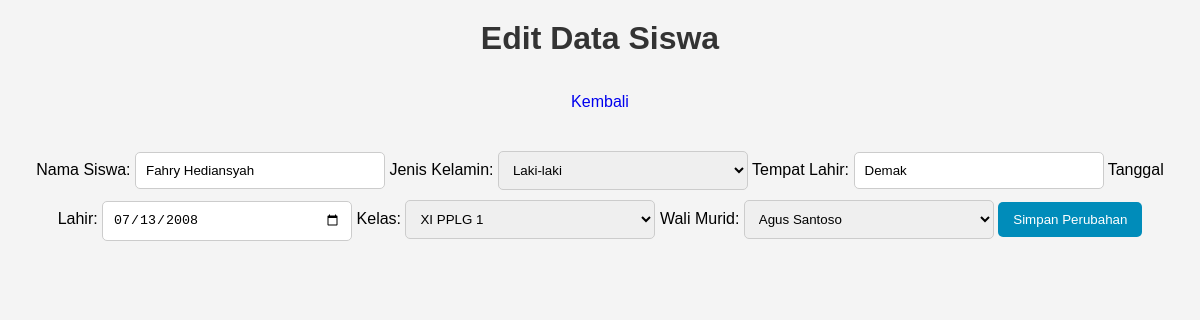
Screenshot of /edit_siswa.php?nis=123456789 with the database file from the repository.
### tables this page shows
CREATE TABLE `siswa` (
  `id_siswa` int NOT NULL,
  `nis` varchar(20) NOT NULL,
  `nama_siswa` varchar(100) NOT NULL,
  `jenis_kelamin` enum('L','P') NOT NULL,
  `tempat_lahir` varchar(100) NOT NULL,
  `tanggal_lahir` date NOT NULL,
  `id_kelas` int DEFAULT NULL,
  `id_wali` int DEFAULT NULL
);

CREATE TABLE `kelas` (
  `id_kelas` int NOT NULL,
  `nama_kelas` varchar(50) NOT NULL
);

CREATE TABLE `wali_murid` (
  `id_wali` int NOT NULL,
  `nama_wali` varchar(100) NOT NULL,
  `kontak` varchar(15) NOT NULL
);

### edit_siswa.php (the view, shortened to what this page needs)
<?php
include 'koneksi.php';
if (isset($_GET['nis'])) {
    $nis = $_GET['nis'];
    $query = "SELECT * FROM siswa WHERE nis = '$nis'";
    $result = mysqli_query($koneksi, $query);
    $data = mysqli_fetch_assoc($result);
}
$kelas = mysqli_query($koneksi, "SELECT * FROM kelas");
$wali = mysqli_query($koneksi, "SELECT * FROM wali_murid");
?>
<html>
<head>
    <link rel="stylesheet" href="style.css">
</head>
<body>
    <h1>Edit Data Siswa</h1>
    <a href="index.php">Kembali</a>
    <form method="post">
        <label>Nama Siswa:</label>
        <input type="text" name="nama_siswa" value="<?= $data['nama_siswa'] ?>" required>
        <label>Jenis Kelamin:</label>
        <select name="jenis_kelamin" required>
            <option value="L" <?= ($data['jenis_kelamin'] == 'Laki-laki') ? 'selected' : '' ?>>Laki-laki</option>
        </select>
        <label>Tempat Lahir:</label>
        <input type="text" name="tempat_lahir" value="<?= $data['tempat_lahir'] ?>" required>
        <label>Tanggal Lahir:</label>
        <input type="date" name="tanggal_lahir" value="<?= $data['tanggal_lahir'] ?>" required>
        <label>Kelas:</label>
        <select name="id_kelas" required>
            <?php while ($row = mysqli_fetch_assoc($kelas)) : ?>
                <option value="<?= $row['id_kelas'] ?>" <?= ($row['id_kelas'] == $data['id_kelas']) ? 'selected' : '' ?>>
                    <?= $row['nama_kelas'] ?>
                </option>
            <?php endwhile; ?>
        </select>
        <label>Wali Murid:</label>
        <select name="id_wali" required>
            <?php while ($row = mysqli_fetch_assoc($wali)) : ?>
                <option value="<?= $row['id_wali'] ?>" <?= ($row['id_wali'] == $data['id_wali']) ? 'selected' : '' ?>>
                    <?= $row['nama_wali'] ?>
                </option>
            <?php endwhile; ?>
        </select>
        <button type="submit" name="update">Simpan Perubahan</button>
    </form>
</body>
</html>

### style.css (style rules this page uses)
body { font-family: Arial, sans-serif; background-color: #f4f4f4; margin: 0; padding: 20px; text-align: center; }
h1 { color: #333; }
a { text-decoration: none; padding: 10px 15px; margin: 5px; border-radius: 5px; display: inline-block; }
form { margin: 20px 0; }
input[type="text"], input[type="date"], select { padding: 10px; margin: 5px 0; width: 250px; border: 1px solid #ccc; border-radius: 5px; }
button, input[type="submit"] { background-color: #008cba; color: white; border: none; padding: 10px 15px; cursor: pointer; border-radius: 5px; }

### rows the page displays
siswa: nama_siswa "Fahry Hediansyah", tempat_lahir "Demak", tanggal_lahir "07/13/2008", id_kelas "XI PPLG 1", id_wali "Agus Santoso"
